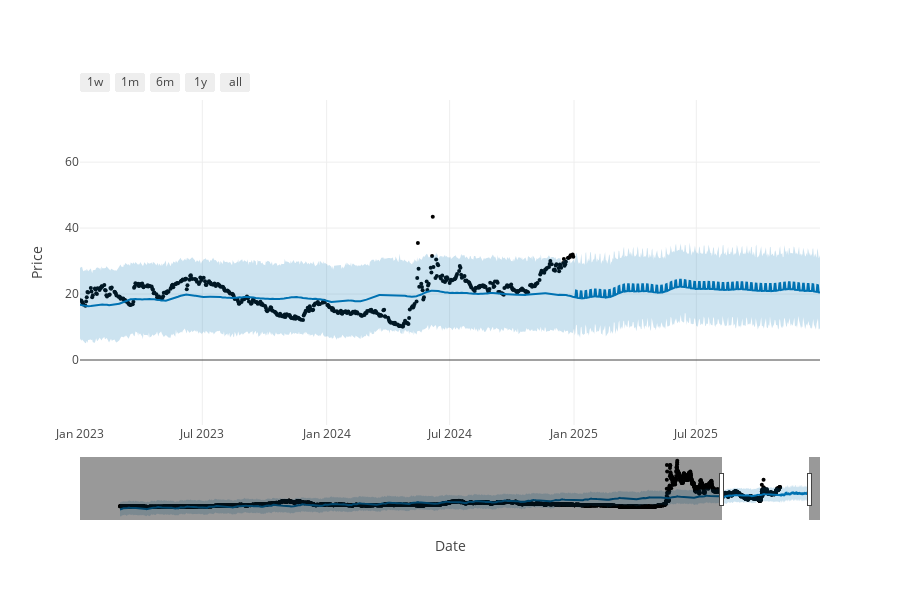

Here is the notebook cell this chart was saved with:
### Code cell
# visualize

# Plot Forecast
fig1 = plot_plotly(m, forecast)
# fig1.layout.update(title_text=f"Forecast for 1 Year: {ticker_name} '{selected_stock}'")
fig1.update_layout(yaxis_title='Price')
fig1.update_layout(xaxis_title='Date')
# ADD LEGEND <<<<<
# Calculate default date range
end_date = forecast['ds'].max()
start_date = end_date - pd.Timedelta(days=1095)
fig1.update_xaxes(range=[start_date, end_date])
# fig1.update_layout(xaxis_rangeslider_visible=False)
fig1

### Figure 1 — Plotly figure (JSON) as saved in the notebook; plotly's stock layout.template omitted (floating-point values rounded to 4 significant figures; data arrays with more than 128 entries replaced by an {"elided": "..."} marker saying what was removed)
{"data": [{"marker": {"color": "black", "size": 4}, "mode": "markers", "name": "Actual", "type": "scatter", "x": {"elided": "5760 str values"}, "y": {"elided": "5760 float values"}}, {"hoverinfo": "skip", "line": {"width": 0}, "mode": "lines", "type": "scatter", "x": {"elided": "6125 str values"}, "y": {"elided": "6125 float values"}}, {"fill": "tonexty", "fillcolor": "rgba(0, 114, 178, 0.2)", "line": {"color": "#0072B2", "width": 2}, "mode": "lines", "name": "Predicted", "type": "scatter", "x": {"elided": "6125 str values"}, "y": {"elided": "6125 float values"}}, {"fill": "tonexty", "fillcolor": "rgba(0, 114, 178, 0.2)", "hoverinfo": "skip", "line": {"width": 0}, "mode": "lines", "type": "scatter", "x": {"elided": "6125 str values"}, "y": {"elided": "6125 float values"}}], "layout": {"height": 600, "showlegend": false, "width": 900, "xaxis": {"range": ["2023-01-01T00:00:00", "2025-12-31T00:00:00"], "rangeselector": {"buttons": [{"count": 7, "label": "1w", "step": "day", "stepmode": "backward"}, {"count": 1, "label": "1m", "step": "month", "stepmode": "backward"}, {"count": 6, "label": "6m", "step": "month", "stepmode": "backward"}, {"count": 1, "label": "1y", "step": "year", "stepmode": "backward"}, {"step": "all"}]}, "rangeslider": {"visible": true}, "title": {"text": "Date"}, "type": "date"}, "yaxis": {"title": {"text": "Price"}}}}
